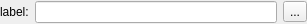
<?xml version="1.0" encoding="UTF-8"?>
<ui version="4.0">
 <class>ChooseFile</class>
 <widget class="QWidget" name="ChooseFile">
  <property name="geometry">
   <rect>
    <x>0</x>
    <y>0</y>
    <width>307</width>
    <height>24</height>
   </rect>
  </property>
  <property name="windowTitle">
   <string>Form</string>
  </property>
  <layout class="QHBoxLayout" name="horizontalLayout">
   <property name="margin">
    <number>0</number>
   </property>
   <item>
    <widget class="QLabel" name="label">
     <property name="text">
      <string>label:</string>
     </property>
     <property name="buddy">
      <cstring>lineEdit</cstring>
     </property>
    </widget>
   </item>
   <item>
    <widget class="QLineEdit" name="lineEdit"/>
   </item>
   <item>
    <widget class="QToolButton" name="toolButtonChoose">
     <property name="text">
      <string>...</string>
     </property>
    </widget>
   </item>
  </layout>
 </widget>
 <resources/>
 <connections/>
</ui>
